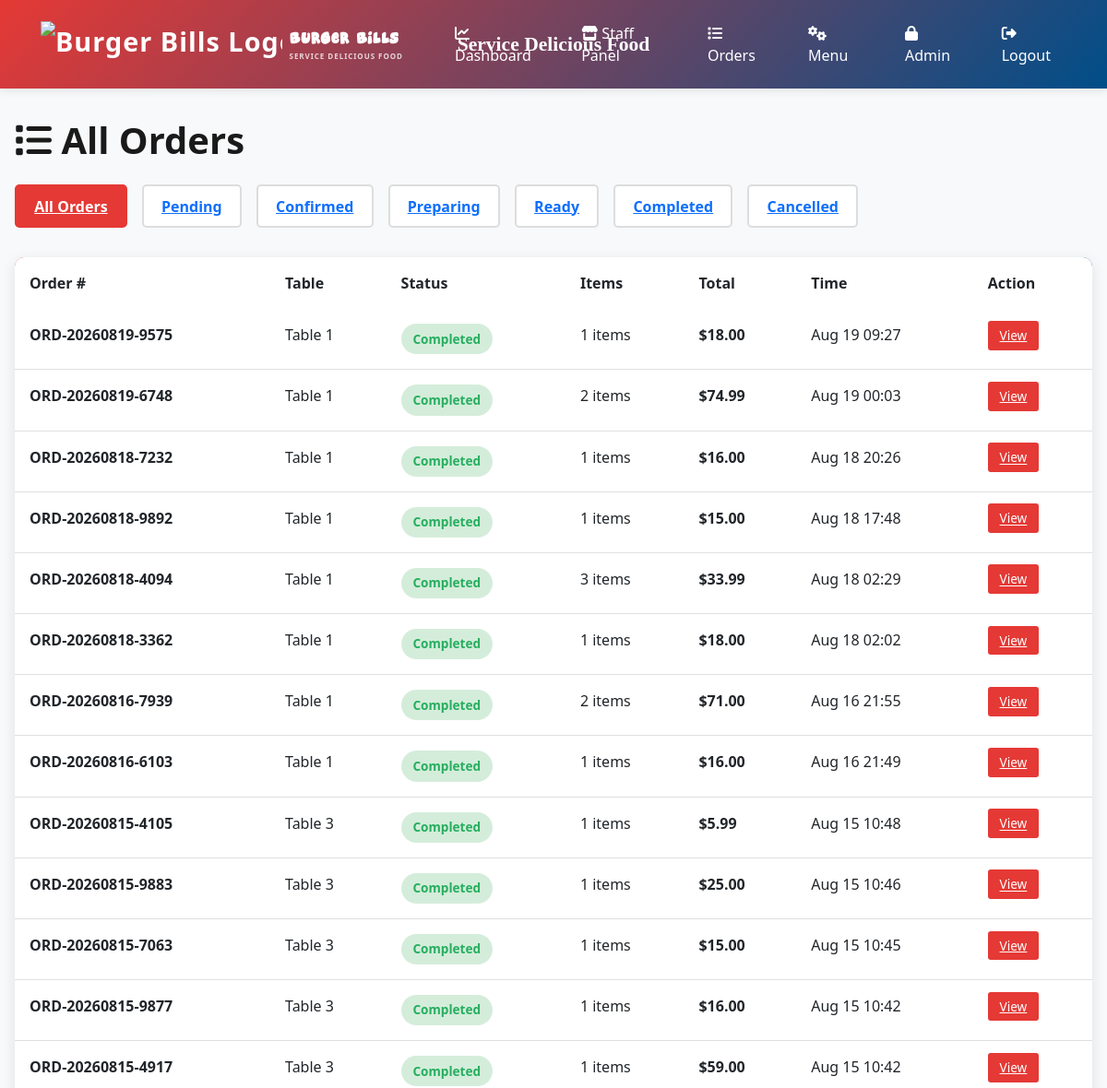
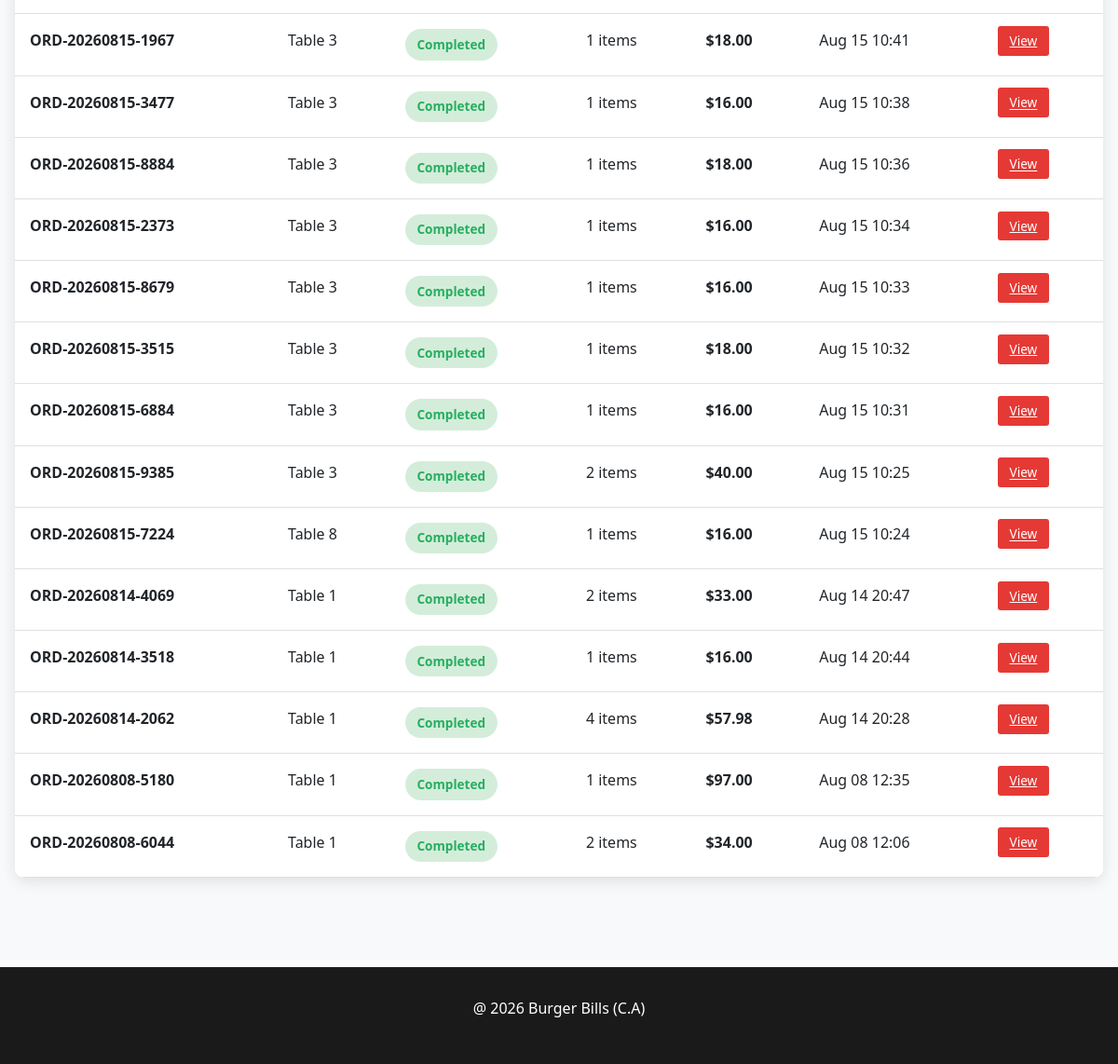
Screenshot of /orders/ (signed in) with the database file from the repository (2 pictures, top to bottom).
### menu/models.py (models this page shows, shortened)
class Order(models.Model):
    ORDER_STATUS_CHOICES = [
        ('pending', 'Pending'),
        ('confirmed', 'Confirmed'),
        ('preparing', 'Preparing'),
        ('ready', 'Ready'),
        ('completed', 'Completed'),
        ('cancelled', 'Cancelled'),
    ]
    ORDER_TYPE_CHOICES = [
        ('dine_in', 'Dine In'),
        ('pickup', 'Pickup'),
    ]
    table = models.ForeignKey(Table, on_delete=models.CASCADE, related_name='orders', null=True, blank=True)
    order_number = models.CharField(max_length=20, unique=True)
    status = models.CharField(max_length=20, choices=ORDER_STATUS_CHOICES, default='pending')
    order_type = models.CharField(max_length=20, choices=ORDER_TYPE_CHOICES, default='dine_in')
    customer_name = models.CharField(max_length=200, blank=True)
    customer_phone = models.CharField(max_length=20, blank=True)
    customer_email = models.EmailField(blank=True)
    total_amount = models.DecimalField(max_digits=10, decimal_places=2, default=0)
    special_instructions = models.TextField(blank=True)
    estimated_time = models.IntegerField(default=20, help_text="Estimated time in minutes")
    is_called = models.BooleanField(default=False, help_text="Customer has been called to pick up")
    called_at = models.DateTimeField(blank=True, null=True)
    cart_expires_at = models.DateTimeField(blank=True, null=True, help_text="Cart auto-expires after 5 minutes of inactivity")
    created_at = models.DateTimeField(auto_now_add=True)
    updated_at = models.DateTimeField(auto_now=True)
    completed_at = models.DateTimeField(blank=True, null=True)
    class Meta:
        ordering = ['-created_at']

class Table(models.Model):
    number = models.IntegerField(unique=True)
    capacity = models.IntegerField(default=4)
    qr_code = models.ImageField(upload_to='qr_codes/', blank=True, null=True)
    qr_access_token = models.UUIDField(default=uuid.uuid4, editable=False)
    qr_code_generated_at = models.DateTimeField(default=timezone.now, help_text="Timestamp when QR code was last generated")
    is_active = models.BooleanField(default=True)
    created_at = models.DateTimeField(auto_now_add=True)
    menu_access_timeout_minutes = models.IntegerField(
        default=60,
        help_text="Customer menu access expires after this many minutes of inactivity"
    )
    class Meta:
        ordering = ['number']

### menu/views.py (the view)
# urls.py: path('orders/', views.all_orders, name='all_orders'),
@login_required
def all_orders(request):
    if not request.user.is_staff:
        return redirect('index')
    status_filter = request.GET.get('status', '')
    if status_filter:
        orders = Order.objects.filter(status=status_filter).order_by('-created_at')
    else:
        orders = Order.objects.all().order_by('-created_at')
    context = {
        'orders': orders,
        'status_choices': Order.ORDER_STATUS_CHOICES,
        'selected_status': status_filter,
    }
    return render(request, 'menu/all_orders.html', context)

### templates/menu/all_orders.html (shortened to what this page needs)
{% extends 'menu/base.html' %}
{% block content %}
<h1><i class="fas fa-list"></i> All Orders</h1>
<div class="filter-section">
    <a href="{% url 'all_orders' %}" class="filter-btn {% if not selected_status %}active{% endif %}">
        All Orders
    </a>
    {% for status, label in status_choices %}
        <a href="?status={{ status }}" class="filter-btn {% if selected_status == status %}active{% endif %}">
            {{ label }}
        </a>
    {% endfor %}
</div>
{% if orders %}
    <div class="orders-table">
        <table class="table">
            <thead>
                <tr>
                    <th>Order #</th>
                    <th>Table</th>
                    <th>Status</th>
                    <th>Items</th>
                    <th>Total</th>
                    <th>Time</th>
                    <th>Action</th>
                </tr>
            </thead>
            <tbody>
                {% for order in orders %}
                    <tr>
                        <td class="order-number">{{ order.order_number }}</td>
                        <td>Table {{ order.table.number }}</td>
                        <td>
                            <span class="status-badge status-{{ order.status }}">
                                {% if order.status == 'pending' %}Pending
                                {% elif order.status == 'confirmed' %}Confirmed
                                {% elif order.status == 'preparing' %}Preparing
                                {% elif order.status == 'ready' %}Ready
                                {% elif order.status == 'completed' %}Completed
                                {% else %}{{ order.status|title }}{% endif %}
                            </span>
                        </td>
                        <td>{{ order.items.count }} items</td>
                        <td class="price">${{ order.total_amount }}</td>
                        <td>{{ order.created_at|date:"M d H:i" }}</td>
                        <td>
                            <a class="btn-sm btn-edit" href="{% url 'staff_order_receipt' order.id %}">
                                View
                            </a>
                        </td>
                    </tr>
                {% endfor %}
            </tbody>
        </table>
    </div>
{% else %}
    <div class="empty-state">
        <i class="fas fa-inbox"></i>
        <p>No orders found</p>
    </div>
{% endif %}
{% endblock %}

### templates/menu/all_orders.html (style rules this page uses)
.filter-section { display: flex; gap: 1rem; margin-bottom: 2rem; flex-wrap: wrap; }
.filter-btn { padding: 0.6rem 1.2rem; border: 2px solid #ddd; background: white; border-radius: 5px; cursor: pointer; font-weight: 600; transition: all 0.3s; }
.filter-btn:hover, .filter-btn.active { border-color: #E53935; background: #E53935; color: white; }
.orders-table { background: white; border-radius: 10px; overflow: hidden; box-shadow: 0 4px 15px rgba(0, 0, 0, 0.1); }
.table { margin-bottom: 0; }
.table thead { background: linear-gradient(135deg, #E53935 0%, #004E89 100%); color: white; }
.table th { border: none; font-weight: 700; padding: 1rem; }
.table td { border: none; padding: 1rem; border-bottom: 1px solid #e0e0e0; }
.status-badge { padding: 0.4rem 0.8rem; border-radius: 20px; font-size: 0.85rem; font-weight: 600; display: inline-block; }
.status-completed { background: #d4edda; color: #27ae60; }
.order-number { font-weight: 700; color: #E53935; }
.price { font-weight: 700; color: #E53935; }
.btn-sm { padding: 0.4rem 0.8rem; font-size: 0.85rem; border: none; border-radius: 3px; cursor: pointer; transition: all 0.2s; }
.btn-edit { background: #E53935; color: white; }

### rows the page displays
Order: order_number "ORD-20260819-9575", table.number "1", status "Completed", items.count "1", total_amount "18.00", created_at "Aug 19 09:27"
Order: order_number "ORD-20260819-6748", table.number "1", status "Completed", items.count "2", total_amount "74.99", created_at "Aug 19 00:03"
Order: order_number "ORD-20260818-7232", table.number "1", status "Completed", items.count "1", total_amount "16.00", created_at "Aug 18 20:26"
Order: order_number "ORD-20260818-9892", table.number "1", status "Completed", items.count "1", total_amount "15.00", created_at "Aug 18 17:48"
Order: order_number "ORD-20260818-4094", table.number "1", status "Completed", items.count "3", total_amount "33.99", created_at "Aug 18 02:29"
Order: order_number "ORD-20260818-3362", table.number "1", status "Completed", items.count "1", total_amount "18.00", created_at "Aug 18 02:02"
Order: order_number "ORD-20260816-7939", table.number "1", status "Completed", items.count "2", total_amount "71.00", created_at "Aug 16 21:55"
Order: order_number "ORD-20260816-6103", table.number "1", status "Completed", items.count "1", total_amount "16.00", created_at "Aug 16 21:49"
Order: order_number "ORD-20260815-4105", table.number "3", status "Completed", items.count "1", total_amount "5.99", created_at "Aug 15 10:48"
Order: order_number "ORD-20260815-9883", table.number "3", status "Completed", items.count "1", total_amount "25.00", created_at "Aug 15 10:46"
Order: order_number "ORD-20260815-7063", table.number "3", status "Completed", items.count "1", total_amount "15.00", created_at "Aug 15 10:45"
Order: order_number "ORD-20260815-9877", table.number "3", status "Completed", items.count "1", total_amount "16.00", created_at "Aug 15 10:42"
Order: order_number "ORD-20260815-4917", table.number "3", status "Completed", items.count "1", total_amount "59.00", created_at "Aug 15 10:42"
Order: order_number "ORD-20260815-1967", table.number "3", status "Completed", items.count "1", total_amount "18.00", created_at "Aug 15 10:41"
Order: order_number "ORD-20260815-3477", table.number "3", status "Completed", items.count "1", total_amount "16.00", created_at "Aug 15 10:38"
Order: order_number "ORD-20260815-8884", table.number "3", status "Completed", items.count "1", total_amount "18.00", created_at "Aug 15 10:36"
Order: order_number "ORD-20260815-2373", table.number "3", status "Completed", items.count "1", total_amount "16.00", created_at "Aug 15 10:34"
Order: order_number "ORD-20260815-8679", table.number "3", status "Completed", items.count "1", total_amount "16.00", created_at "Aug 15 10:33"
Order: order_number "ORD-20260815-3515", table.number "3", status "Completed", items.count "1", total_amount "18.00", created_at "Aug 15 10:32"
Order: order_number "ORD-20260815-6884", table.number "3", status "Completed", items.count "1", total_amount "16.00", created_at "Aug 15 10:31"
Order: order_number "ORD-20260815-9385", table.number "3", status "Completed", items.count "2", total_amount "40.00", created_at "Aug 15 10:25"
Order: order_number "ORD-20260815-7224", table.number "8", status "Completed", items.count "1", total_amount "16.00", created_at "Aug 15 10:24"
Order: order_number "ORD-20260814-4069", table.number "1", status "Completed", items.count "2", total_amount "33.00", created_at "Aug 14 20:47"
Order: order_number "ORD-20260814-3518", table.number "1", status "Completed", items.count "1", total_amount "16.00", created_at "Aug 14 20:44"
Order: order_number "ORD-20260814-2062", table.number "1", status "Completed", items.count "4", total_amount "57.98", created_at "Aug 14 20:28"
Order: order_number "ORD-20260808-5180", table.number "1", status "Completed", items.count "1", total_amount "97.00", created_at "Aug 08 12:35"
Order: order_number "ORD-20260808-6044", table.number "1", status "Completed", items.count "2", total_amount "34.00", created_at "Aug 08 12:06"

### other values shown
{{ label }} "Pending" "Confirmed" "Preparing" "Ready" "Completed" "Cancelled"
